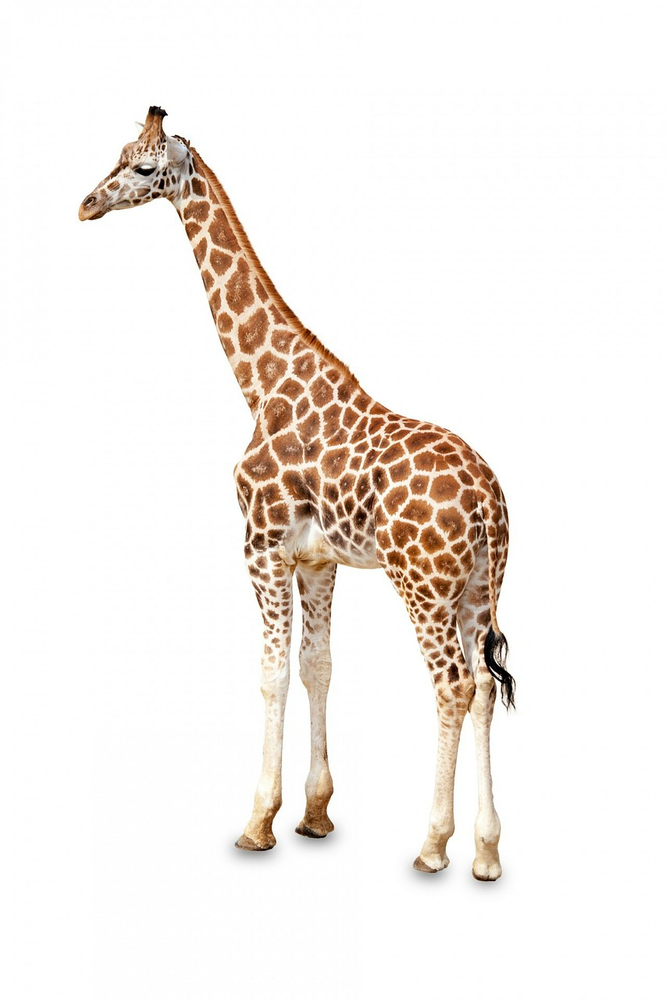
#> input picture image processing/lab11/giraffe.png, 666 x 1000 px, shrunk from 853 x 1280 before the run, found by its file name
$ python zad3.py
#> lines starting #> are read from the running program, lines starting #| are printed output that depends on the picture; after the words box and inside, x2 and y2 are one past the last pixel; in counts of white or black regions, pixels touching at a corner belong together
import matplotlib.pyplot as plt
from skimage.io import imread
import skimage.morphology as morph
from skimage.filters import threshold_otsu
import numpy as np
import matplotlib.pyplot as plt
from skimage import color
from skimage import io

im = color.rgb2gray(io.imread('lab11\giraffe.png'))
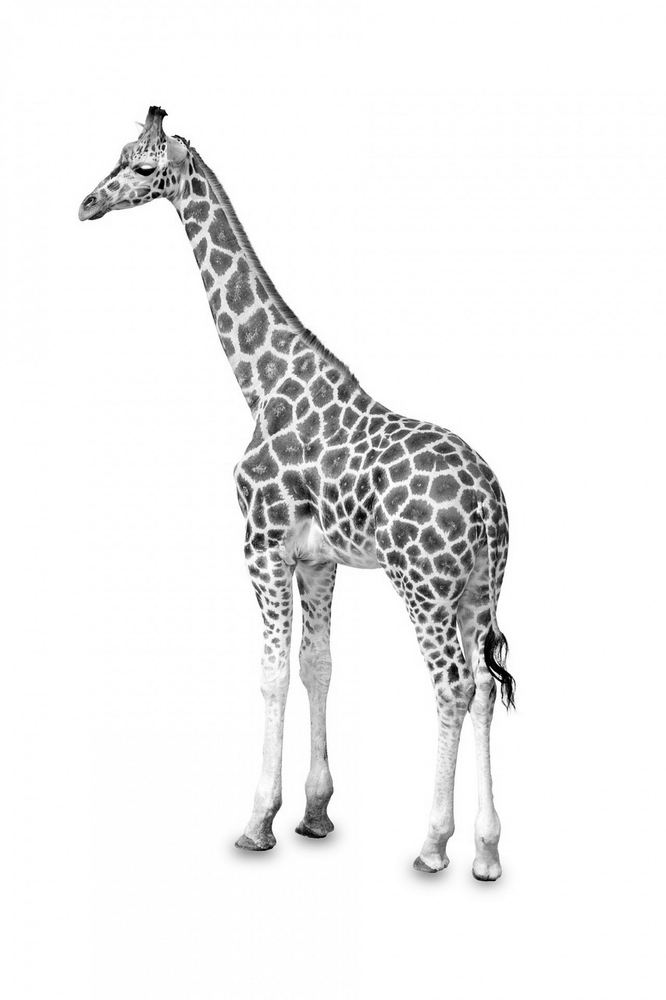
#> im: shape (1000, 666) float64; min 0, max 1, mean 0.94
thresh = threshold_otsu(im)
#> thresh = 0.725
binary = im > thresh
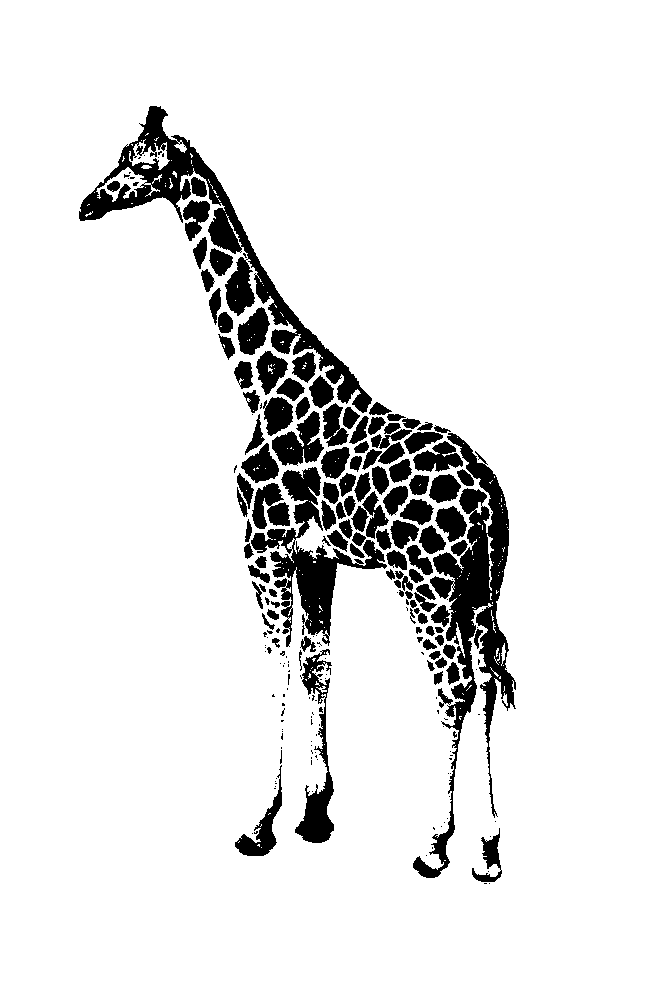
#> binary: shape (1000, 666) bool; 90.5% white; 230 black regions (112 under 20 px), largest, box (x1, y1, x2, y2) and area: (413, 433, 516, 878) 11687, (79, 106, 372, 413) 11307, (251, 467, 387, 647) 6515

skeletons = morph.skeletonize(binary)
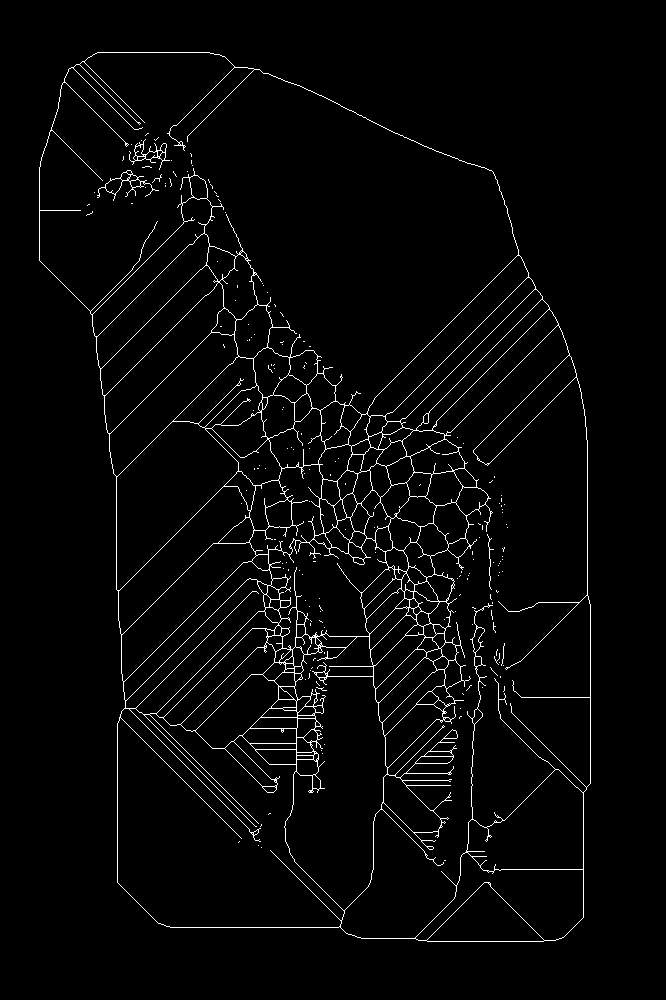
#> skeletons: shape (1000, 666) bool; 2.7% white in thin lines or dots, all inside (x1, y1, x2, y2) = (39, 52, 591, 942)
convex = morph.convex_hull_image(binary)
#> convex: shape (1000, 666) bool; every value is 1
thin =  morph.thin(binary)
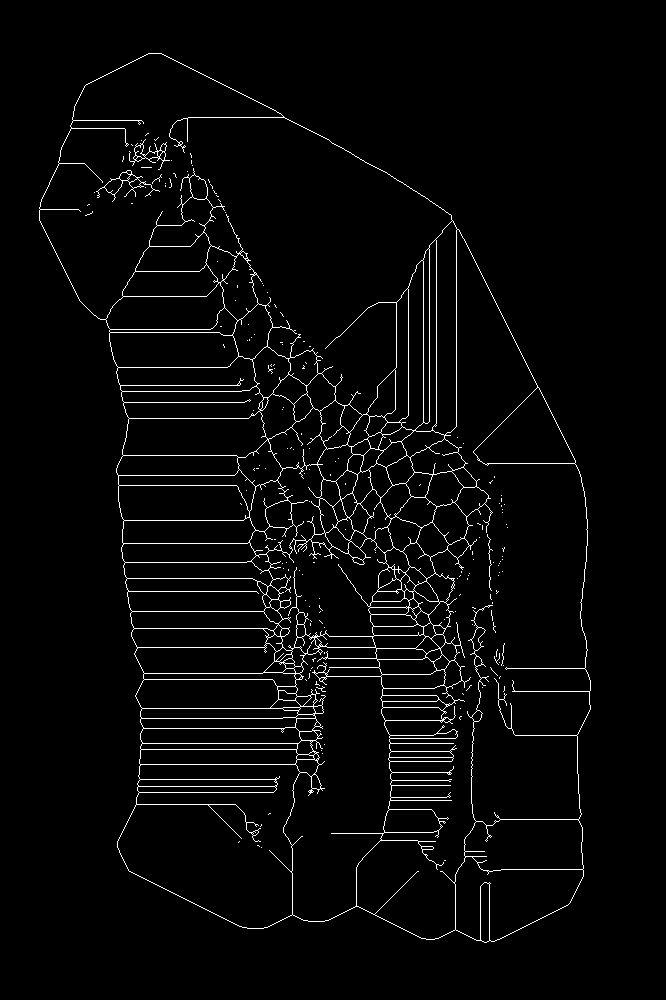
#> thin: shape (1000, 666) bool; 3% white in thin lines or dots, all inside (x1, y1, x2, y2) = (39, 53, 591, 943)

fig, ax = plt.subplots(nrows=1, ncols=4, figsize=(8, 4))
ax[0].imshow(im, cmap='gray')
ax[0].set_title('binary',size=5)
ax[1].imshow(skeletons, cmap='gray')
ax[1].set_title('skeleton', size=5)
ax[2].imshow(convex, cmap='gray')
ax[2].set_title('convex',size=5)
ax[3].imshow(thin, cmap='gray')
ax[3].set_title('thin', size=5)
plt.show()
